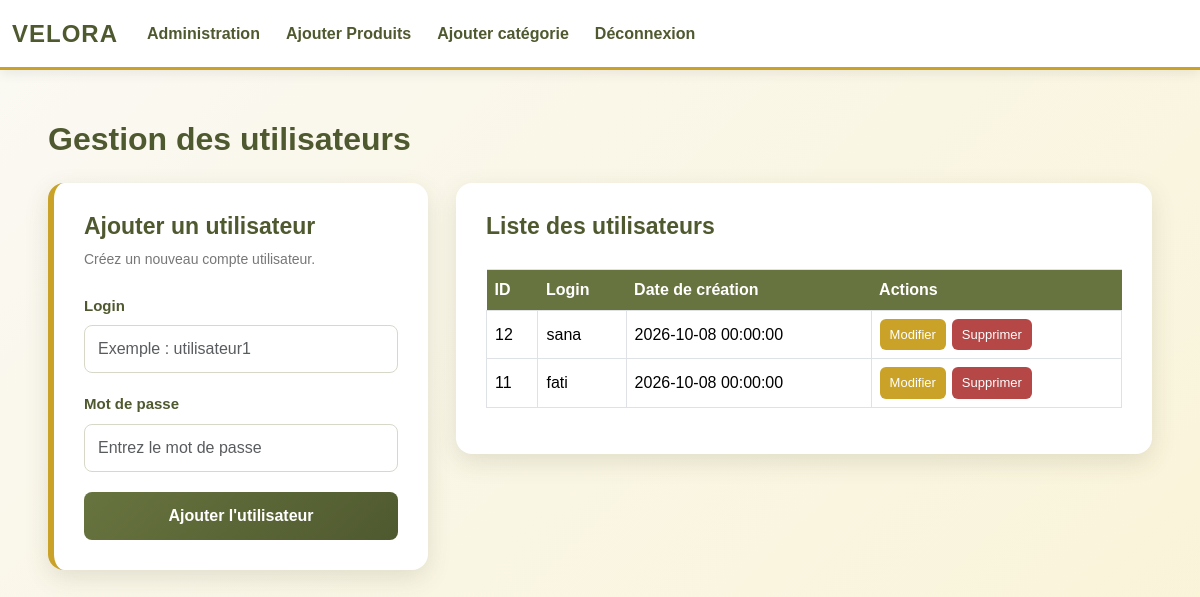
/utilisateur.php (signed in), run on the app's committed database.
### tables this page shows
CREATE TABLE `utilisateur` (
  `Id` int(11) NOT NULL,
  `login` varchar(100) NOT NULL,
  `password` varchar(255) NOT NULL,
  `date_creation` datetime DEFAULT current_timestamp()
);

### utilisateur.php (the view, shortened to what this page needs)
<?php
require_once "include/data.php";
$utilisateurAModifier = null;
$sqlUtilisateurs = $pdo->query(
    "SELECT Id, login, date_creation
     FROM Utilisateur
     ORDER BY Id DESC"
);
$utilisateurs = $sqlUtilisateurs->fetchAll(PDO::FETCH_ASSOC);
?>
<!DOCTYPE html>
<html lang="fr">
<head>
    <link
        href="https://cdn.jsdelivr.net/npm/bootstrap@5.3.8/dist/css/bootstrap.min.css"
        rel="stylesheet"
    >
</head>
<body>
<?php include "include/nav.php"; ?>
<main class="page-wrapper">
    <h1 class="page-title">
        Gestion des utilisateurs
    </h1>
    <div class="content-grid">
        <section class="form-card">
            <?php if ($utilisateurAModifier): ?>
                <h2 class="card-title">
                    Modifier l'utilisateur
                </h2>
                <p class="card-subtitle">
                    Modifiez les informations du compte.
                </p>
                <form method="post">
                    <input
                        type="hidden"
                        name="id"
                        value="<?= htmlspecialchars(
                            $utilisateurAModifier['Id']
                        ) ?>"
                    >
                    <label class="form-label" for="login">
                        Login
                    </label>
                    <input
                        type="text"
                        id="login"
                        name="login"
                        class="form-control"
                        value="<?= htmlspecialchars(
                            $utilisateurAModifier['login']
                        ) ?>"
                        required
                    >
                    <label class="form-label" for="password">
                        Nouveau mot de passe
                    </label>
                    <input
                        type="password"
                        id="password"
                        name="password"
                        class="form-control"
                        placeholder="Laisser vide pour conserver l'ancien"
                    >
                    <button
                        type="submit"
                        name="enregistrer"
                        class="btn-save"
                    >
                        Enregistrer les modifications
                    </button>
                    <a
                        href="/ecomerce/utilisateur.php"
                        class="btn-cancel"
                    >
                        Annuler
                    </a>
                </form>
            <?php else: ?>
                <h2 class="card-title">
                    Ajouter un utilisateur
                </h2>
                <p class="card-subtitle">
                    Créez un nouveau compte utilisateur.
                </p>
                <form method="post">
                    <label class="form-label" for="login">
                        Login
                    </label>
                    <input
                        type="text"
                        id="login"
                        name="login"
                        class="form-control"
                        placeholder="Exemple : utilisateur1"
                        required
                    >
                    <label class="form-label" for="password">
                        Mot de passe
                    </label>
                    <input
                        type="password"
                        id="password"
                        name="password"
                        class="form-control"
                        placeholder="Entrez le mot de passe"
                        required
                    >
                    <button
                        type="submit"
                        name="ajouter"
                        class="btn-add"
                    >
                        Ajouter l'utilisateur
                    </button>
                </form>
            <?php endif; ?>
        </section>
        <section class="table-card">
            <h2 class="card-title">
                Liste des utilisateurs
            </h2>
            <div class="table-wrapper">
                <?php if (count($utilisateurs) > 0): ?>
                    <table class="table table-bordered">
                        <thead>
                        <tr>
                            <th>ID</th>
                            <th>Login</th>
                            <th>Date de création</th>
                            <th>Actions</th>
                        </tr>
                        </thead>
                        <tbody>
                        <?php foreach ($utilisateurs as $utilisateur): ?>
                            <tr>
                                <td>
                                    <?= htmlspecialchars(
                                        $utilisateur['Id']
                                    ) ?>
                                </td>
                                <td>
                                    <?= htmlspecialchars(
                                        $utilisateur['login']
                                    ) ?>
                                </td>
                                <td>
                                    <?= htmlspecialchars(
                                        $utilisateur['date_creation']
                                    ) ?>
                                </td>
                                <td>
                                    <div class="actions">
                                        <a
                                            href="/ecomerce/utilisateur.php?modifier=<?= $utilisateur['Id'] ?>"
                                            class="btn-edit"
                                        >
                                            Modifier
                                        </a>
                                        <form
                                            method="post"
                                            onsubmit="return confirm('Voulez-vous supprimer cet utilisateur ?');"
                                        >
                                            <button
                                                type="submit"
                                                name="supprimer"
                                                class="btn-delete"
                                            >
                                                Supprimer
                                            </button>
                                        </form>
                                    </div>
                                </td>
                            </tr>
                        <?php endforeach; ?>
                        </tbody>
                    </table>
                <?php else: ?>
                    <p class="empty-message">
                        Aucun utilisateur enregistré pour le moment.
                    </p>
                <?php endif; ?>
            </div>
        </section>
    </div>
</main>
</body>
</html>

### utilisateur.php (style rules this page uses)
:root { --olive: #68743f; --olive-dark: #4f592f; --gold: #c9a227; --text: #333; --muted: #777; }
* { margin: 0; padding: 0; box-sizing: border-box; }
body { min-height: 100vh; font-family: Arial, sans-serif; color: var(--text ); background: linear-gradient( 135deg, rgba(250, 249, 243, 0.96), rgba(244, 231, 173, 0.5) ); }
.page-wrapper { width: 92%; max-width: 1150px; margin: 50px auto; }
.page-title { margin-bottom: 25px; color: var(--olive-dark); font-size: 32px; font-weight: bold; }
.content-grid { display: grid; grid-template-columns: 380px 1fr; gap: 28px; align-items: start; }
.form-card, .table-card { padding: 30px; background-color: white; border-radius: 16px; box-shadow: 0 8px 25px rgba(80, 80, 40, 0.14); }
.form-card { border-left: 6px solid var(--gold); }
.card-title { margin-bottom: 8px; color: var(--olive-dark); font-size: 23px; font-weight: bold; }
.card-subtitle { margin-bottom: 25px; color: var(--muted); font-size: 14px; }
.form-label { display: block; margin-bottom: 8px; color: var(--olive-dark); font-size: 15px; font-weight: bold; }
.form-control { width: 100%; min-height: 46px; margin-bottom: 20px; padding: 11px 13px; border: 1px solid #d8d8c8; border-radius: 8px; outline: none; transition: 0.3s ease; }
.btn-add, .btn-save { width: 100%; min-height: 47px; padding: 12px; color: white; background: linear-gradient( 135deg, var(--olive), var(--olive-dark) ); border: none; border-radius: 8px; font-size: 16px; font-weight: bold; cursor: pointer; transition: 0.3s ease; }
.table-card { overflow: hidden; }
.table-wrapper { overflow-x: auto; }
.table { margin-top: 20px; vertical-align: middle; }
.table thead th { color: white; background-color: var(--olive); border: none; white-space: nowrap; }
.actions { display: flex; gap: 6px; align-items: center; }
.btn-edit { padding: 6px 10px; color: white; background-color: var(--gold); border: none; border-radius: 6px; font-size: 13px; text-decoration: none; white-space: nowrap; }
.btn-delete { padding: 6px 10px; color: white; background-color: #b54747; border: none; border-radius: 6px; font-size: 13px; cursor: pointer; white-space: nowrap; }

### data on the page
utilisateur: Id "12", login "sana", date_creation "2026-10-08 00:00:00"
utilisateur: Id "11", login "fati", date_creation "2026-10-08 00:00:00"
